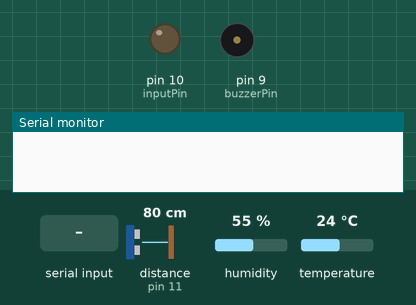
Simulated run of this sketch. Board: Arduino Uno, built with avr-gcc and run on an emulated ATmega328P. On the bench: output pins drawn as LEDs (lit = HIGH), buzzer (waves = sounding), the last lines printed to the serial monitor. Wiring (inferred from the names in the program): ultrasonic range finder: trigger pin 12; echo pin 11. The test bench sets the inputs (shaded band); at power-on: distance to the obstacle (sensor on pin 11) 80 cm, humidity 55 %, temperature 24 °C. The echo pulse lasts 58.3 µs per cm; pins used as bus, display or sensor lines are not drawn.

Above: at 1.2 s.
1.3 s: distance to the obstacle (sensor on pin 11) set to 7 cm
2.8 s: distance to the obstacle (sensor on pin 11) set to 4 cm
5.5 s: "beepStart" received over Serial
At 7.2 s:
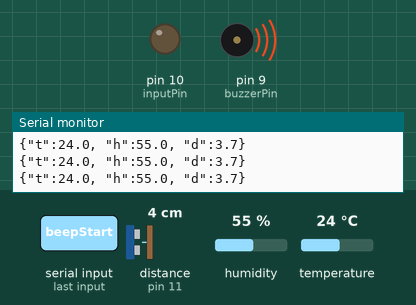
8.0 s: distance to the obstacle (sensor on pin 11) set to 9 cm
At 8.27 s:
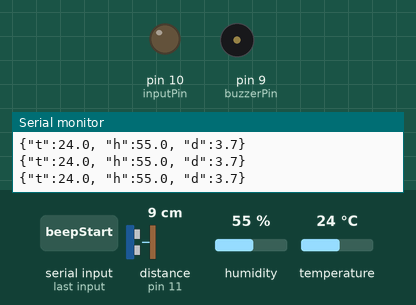
11.0 s: "beepEnd" received over Serial
At 12.6 s:
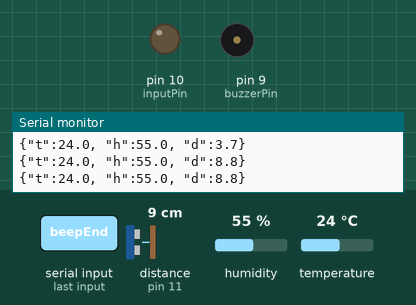
Timing chart, 0 to 14.1 s (numbered marks = the images above; inputs shaded):
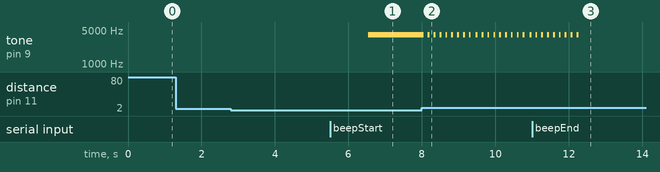

Measured:
- after the input at 1.3 s, every drawn part: stays the same
- after the input at 5.5 s, tone on pin 9 (buzzerPin): silent → 4000 Hz after 1.0 s
- after the input at 8.0 s, tone on pin 9 (buzzerPin): alternates 4000 Hz for 0.05 s and silent for 0.11 s, starting after 0.06 s
- after the input at 11.0 s, tone on pin 9 (buzzerPin): goes on until 12.3 s, then stays silent

The sketch:

final_zadanie.ino
```cpp
#include <dht.h>
#define dht11 8
#define TRIGGER_PIN  12
#define ECHO_PIN     11
const int MAX_DISTANCE = 400;
const int TIMER_ENABLED = false;
const int buzzerPin = 9;
char serialData;
int inputPin = 10;

dht DHT;
int readDHT, temp, hum;
float speedOfSound, distance, duration;
unsigned long previousMillis = 0;
const long interval = 1000;
bool beepSound;
bool recordValues;

void setup() {
  pinMode(TRIGGER_PIN, OUTPUT);
  pinMode(ECHO_PIN, INPUT);
  pinMode(buzzerPin, OUTPUT);
  pinMode(inputPin, OUTPUT);
  Serial.begin(115200);
  beepSound = false;
  recordValues = false;
}

void readDHT11(int dht11_pin, int& readDHT, float& temp, float& hum) {
  int readData = DHT.read11(dht11_pin);
  temp = DHT.temperature;
  hum = DHT.humidity;
  readDHT = readData;
}

void measureDistance(int triggerPin, int echoPin, float temp, float hum, float& distance) {
  float speedOfSound = 331.4 + (0.6 * temp) + (0.0124 * hum);
  digitalWrite(triggerPin, LOW);
  delayMicroseconds(1);
  digitalWrite(triggerPin, HIGH);
  delayMicroseconds(1);
  digitalWrite(triggerPin, LOW);
  long duration = pulseIn(echoPin, HIGH);
  distance = (duration/2) * (speedOfSound/10000);
  if (distance < 5) {
    recordValues = true;
  }
}

void printData(float temp, float hum, float distance) {
  Serial.print("{\"t\":");
  Serial.print(temp, 1);
  Serial.print(", \"h\":");
  Serial.print(hum, 1);
  Serial.print(", \"d\":");
  Serial.print(distance, 1);
  Serial.println("}");
}

void beep(int distance, int buzzerPin) {
  if (distance < 5) {
    tone(buzzerPin, 4000);
  } else if (distance < 30) {
    int delayTime = map(distance * 2, 5, 30, 50, 300);
    int beepCount = 10;
    int beepIndex = 0;
    unsigned long previousMillis = 0;
    unsigned long interval = delayTime;
    while (beepIndex < beepCount) {
      unsigned long currentMillis = millis();
      if (currentMillis - previousMillis >= interval) {
        previousMillis = currentMillis;
        tone(buzzerPin, 4000, 50);
        beepIndex++;
      }
    }
    noTone(buzzerPin);
  } else {
    noTone(buzzerPin);
  }
}

void loop() {

  if (Serial.available()) {
    String command = Serial.readString();
    if (command.indexOf("beepStart") >= 0) {
      beepSound = true;
    } else if (command.indexOf("beepEnd") >= 0) {
      beepSound = false;
    } else if (command.indexOf("recordStart") >= 0) {
      recordValues = true;
    } else if (command.indexOf("recordEnd") >= 0) {
      recordValues = false;
    } else if (command.indexOf("finalEnd") >= 0) {
      exit(0);
    }
  }

  int readDHT;
  float temp, hum;
  readDHT11(dht11, readDHT, temp, hum);

  float distance;
  measureDistance(TRIGGER_PIN, ECHO_PIN, temp, hum, distance);

  unsigned long currentMillis = millis();
  if (currentMillis - previousMillis >= interval) {
    previousMillis = currentMillis;
    if(recordValues == 1){
      printData(temp, hum, distance);
    }
  }

  if(beepSound == true){
    beep(distance, buzzerPin);
  }

}
```
